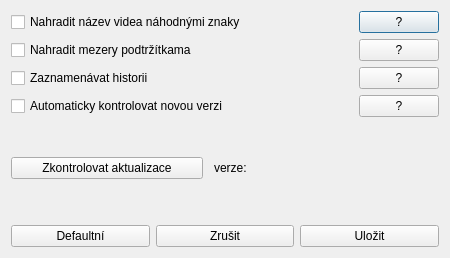
<?xml version="1.0" encoding="UTF-8"?>
<ui version="4.0">
 <class>settings_dialog</class>
 <widget class="QDialog" name="settings_dialog">
  <property name="geometry">
   <rect>
    <x>0</x>
    <y>0</y>
    <width>450</width>
    <height>258</height>
   </rect>
  </property>
  <property name="windowTitle">
   <string>Dialog</string>
  </property>
  <layout class="QVBoxLayout" name="verticalLayout_2">
   <item>
    <layout class="QVBoxLayout" name="verticalLayout">
     <item>
      <layout class="QGridLayout" name="gridLayout">
       <item row="0" column="2">
        <widget class="QPushButton" name="pushButton">
         <property name="sizePolicy">
          <sizepolicy hsizetype="Maximum" vsizetype="Fixed">
           <horstretch>0</horstretch>
           <verstretch>0</verstretch>
          </sizepolicy>
         </property>
         <property name="text">
          <string>?</string>
         </property>
        </widget>
       </item>
       <item row="0" column="1">
        <spacer name="horizontalSpacer">
         <property name="orientation">
          <enum>Qt::Horizontal</enum>
         </property>
         <property name="sizeType">
          <enum>QSizePolicy::Fixed</enum>
         </property>
         <property name="sizeHint" stdset="0">
          <size>
           <width>10</width>
           <height>20</height>
          </size>
         </property>
        </spacer>
       </item>
       <item row="1" column="0">
        <widget class="QCheckBox" name="checkBox_2">
         <property name="sizePolicy">
          <sizepolicy hsizetype="Expanding" vsizetype="Fixed">
           <horstretch>0</horstretch>
           <verstretch>0</verstretch>
          </sizepolicy>
         </property>
         <property name="text">
          <string>Nahradit mezery podtržítkama</string>
         </property>
        </widget>
       </item>
       <item row="3" column="0">
        <widget class="QCheckBox" name="checkBox_3">
         <property name="sizePolicy">
          <sizepolicy hsizetype="Expanding" vsizetype="Fixed">
           <horstretch>0</horstretch>
           <verstretch>0</verstretch>
          </sizepolicy>
         </property>
         <property name="text">
          <string>Automaticky kontrolovat novou verzi</string>
         </property>
        </widget>
       </item>
       <item row="0" column="0">
        <widget class="QCheckBox" name="checkBox">
         <property name="sizePolicy">
          <sizepolicy hsizetype="Expanding" vsizetype="Fixed">
           <horstretch>0</horstretch>
           <verstretch>0</verstretch>
          </sizepolicy>
         </property>
         <property name="text">
          <string>Nahradit název videa náhodnými znaky</string>
         </property>
        </widget>
       </item>
       <item row="1" column="2">
        <widget class="QPushButton" name="pushButton_2">
         <property name="sizePolicy">
          <sizepolicy hsizetype="Maximum" vsizetype="Fixed">
           <horstretch>0</horstretch>
           <verstretch>0</verstretch>
          </sizepolicy>
         </property>
         <property name="text">
          <string>?</string>
         </property>
        </widget>
       </item>
       <item row="3" column="1">
        <spacer name="horizontalSpacer_3">
         <property name="orientation">
          <enum>Qt::Horizontal</enum>
         </property>
         <property name="sizeType">
          <enum>QSizePolicy::Fixed</enum>
         </property>
         <property name="sizeHint" stdset="0">
          <size>
           <width>10</width>
           <height>20</height>
          </size>
         </property>
        </spacer>
       </item>
       <item row="1" column="1">
        <spacer name="horizontalSpacer_2">
         <property name="orientation">
          <enum>Qt::Horizontal</enum>
         </property>
         <property name="sizeType">
          <enum>QSizePolicy::Fixed</enum>
         </property>
         <property name="sizeHint" stdset="0">
          <size>
           <width>10</width>
           <height>20</height>
          </size>
         </property>
        </spacer>
       </item>
       <item row="3" column="2">
        <widget class="QPushButton" name="pushButton_3">
         <property name="sizePolicy">
          <sizepolicy hsizetype="Maximum" vsizetype="Fixed">
           <horstretch>0</horstretch>
           <verstretch>0</verstretch>
          </sizepolicy>
         </property>
         <property name="text">
          <string>?</string>
         </property>
        </widget>
       </item>
       <item row="2" column="0">
        <widget class="QCheckBox" name="checkBox_4">
         <property name="sizePolicy">
          <sizepolicy hsizetype="Expanding" vsizetype="Fixed">
           <horstretch>0</horstretch>
           <verstretch>0</verstretch>
          </sizepolicy>
         </property>
         <property name="text">
          <string>Zaznamenávat historii</string>
         </property>
        </widget>
       </item>
       <item row="2" column="2">
        <widget class="QPushButton" name="pushButton_8">
         <property name="sizePolicy">
          <sizepolicy hsizetype="Maximum" vsizetype="Fixed">
           <horstretch>0</horstretch>
           <verstretch>0</verstretch>
          </sizepolicy>
         </property>
         <property name="text">
          <string>?</string>
         </property>
        </widget>
       </item>
       <item row="2" column="1">
        <spacer name="horizontalSpacer_6">
         <property name="orientation">
          <enum>Qt::Horizontal</enum>
         </property>
         <property name="sizeType">
          <enum>QSizePolicy::Fixed</enum>
         </property>
         <property name="sizeHint" stdset="0">
          <size>
           <width>10</width>
           <height>20</height>
          </size>
         </property>
        </spacer>
       </item>
      </layout>
     </item>
     <item>
      <spacer name="verticalSpacer_2">
       <property name="orientation">
        <enum>Qt::Vertical</enum>
       </property>
       <property name="sizeType">
        <enum>QSizePolicy::Fixed</enum>
       </property>
       <property name="sizeHint" stdset="0">
        <size>
         <width>20</width>
         <height>30</height>
        </size>
       </property>
      </spacer>
     </item>
     <item>
      <layout class="QHBoxLayout" name="horizontalLayout_3">
       <item>
        <widget class="QPushButton" name="pushButton_6">
         <property name="sizePolicy">
          <sizepolicy hsizetype="Expanding" vsizetype="Fixed">
           <horstretch>0</horstretch>
           <verstretch>0</verstretch>
          </sizepolicy>
         </property>
         <property name="minimumSize">
          <size>
           <width>0</width>
           <height>0</height>
          </size>
         </property>
         <property name="text">
          <string>Zkontrolovat aktualizace</string>
         </property>
        </widget>
       </item>
       <item>
        <spacer name="horizontalSpacer_5">
         <property name="orientation">
          <enum>Qt::Horizontal</enum>
         </property>
         <property name="sizeType">
          <enum>QSizePolicy::Fixed</enum>
         </property>
         <property name="sizeHint" stdset="0">
          <size>
           <width>5</width>
           <height>20</height>
          </size>
         </property>
        </spacer>
       </item>
       <item>
        <widget class="QLabel" name="label">
         <property name="sizePolicy">
          <sizepolicy hsizetype="Fixed" vsizetype="Preferred">
           <horstretch>0</horstretch>
           <verstretch>0</verstretch>
          </sizepolicy>
         </property>
         <property name="text">
          <string>verze:</string>
         </property>
        </widget>
       </item>
       <item>
        <spacer name="horizontalSpacer_4">
         <property name="orientation">
          <enum>Qt::Horizontal</enum>
         </property>
         <property name="sizeType">
          <enum>QSizePolicy::MinimumExpanding</enum>
         </property>
         <property name="sizeHint" stdset="0">
          <size>
           <width>20</width>
           <height>20</height>
          </size>
         </property>
        </spacer>
       </item>
      </layout>
     </item>
     <item>
      <widget class="QLabel" name="label_2">
       <property name="text">
        <string/>
       </property>
      </widget>
     </item>
     <item>
      <layout class="QHBoxLayout" name="horizontalLayout_2">
       <item>
        <widget class="QPushButton" name="pushButton_5">
         <property name="text">
          <string>Defaultní</string>
         </property>
        </widget>
       </item>
       <item>
        <widget class="QPushButton" name="pushButton_7">
         <property name="text">
          <string>Zrušit</string>
         </property>
        </widget>
       </item>
       <item>
        <widget class="QPushButton" name="pushButton_4">
         <property name="text">
          <string>Uložit</string>
         </property>
        </widget>
       </item>
      </layout>
     </item>
    </layout>
   </item>
  </layout>
 </widget>
 <resources/>
 <connections/>
</ui>
